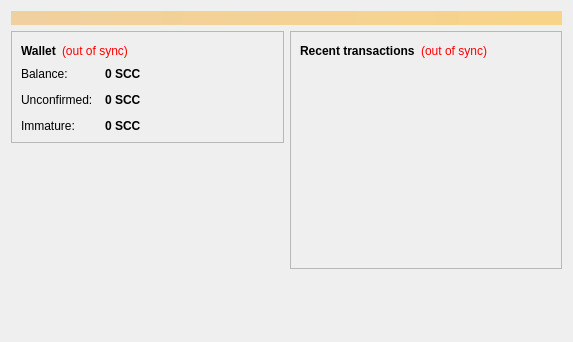
<?xml version="1.0" encoding="UTF-8"?>
<ui version="4.0">
 <class>OverviewPage</class>
 <widget class="QWidget" name="OverviewPage">
  <property name="geometry">
   <rect>
    <x>0</x>
    <y>0</y>
    <width>573</width>
    <height>342</height>
   </rect>
  </property>
  <property name="windowTitle">
   <string>Form</string>
  </property>
  <layout class="QVBoxLayout" name="topLayout">
   <item>
    <widget class="QLabel" name="labelAlerts">
     <property name="visible">
      <bool>false</bool>
     </property>
     <property name="styleSheet">
      <string notr="true">background-color: qlineargradient(x1: 0, y1: 0, x2: 1, y2: 0, stop:0 #F0D0A0, stop:1 #F8D488); color:#000000;</string>
     </property>
     <property name="wordWrap">
      <bool>true</bool>
     </property>
     <property name="margin">
      <number>3</number>
     </property>
    </widget>
   </item>
   <item>
    <layout class="QHBoxLayout" name="horizontalLayout" stretch="1,1">
     <item>
      <layout class="QVBoxLayout" name="verticalLayout_2">
       <item>
        <widget class="QFrame" name="frame">
         <property name="frameShape">
          <enum>QFrame::StyledPanel</enum>
         </property>
         <property name="frameShadow">
          <enum>QFrame::Raised</enum>
         </property>
         <layout class="QVBoxLayout" name="verticalLayout_4">
          <item>
           <layout class="QHBoxLayout" name="horizontalLayout_4">
            <item>
             <widget class="QLabel" name="label_5">
              <property name="font">
               <font>
                <weight>75</weight>
                <bold>true</bold>
               </font>
              </property>
              <property name="text">
               <string>Wallet</string>
              </property>
             </widget>
            </item>
            <item>
             <widget class="QLabel" name="labelWalletStatus">
              <property name="toolTip">
               <string>The displayed information may be out of date. Your wallet automatically synchronizes with the Securechatcoin network after a connection is established, but this process has not completed yet.</string>
              </property>
              <property name="styleSheet">
               <string notr="true">QLabel { color: red; }</string>
              </property>
              <property name="text">
               <string notr="true">(out of sync)</string>
              </property>
              <property name="alignment">
               <set>Qt::AlignLeading|Qt::AlignLeft|Qt::AlignVCenter</set>
              </property>
             </widget>
            </item>
            <item>
             <spacer name="horizontalSpacer_2">
              <property name="orientation">
               <enum>Qt::Horizontal</enum>
              </property>
              <property name="sizeHint" stdset="0">
               <size>
                <width>40</width>
                <height>20</height>
               </size>
              </property>
             </spacer>
            </item>
           </layout>
          </item>
          <item>
           <layout class="QFormLayout" name="formLayout_2">
            <property name="fieldGrowthPolicy">
             <enum>QFormLayout::AllNonFixedFieldsGrow</enum>
            </property>
            <property name="horizontalSpacing">
             <number>12</number>
            </property>
            <property name="verticalSpacing">
             <number>12</number>
            </property>
            <item row="0" column="0">
             <widget class="QLabel" name="label">
              <property name="text">
               <string>Balance:</string>
              </property>
             </widget>
            </item>
            <item row="0" column="1">
             <widget class="QLabel" name="labelBalance">
              <property name="font">
               <font>
                <weight>75</weight>
                <bold>true</bold>
               </font>
              </property>
              <property name="cursor">
               <cursorShape>IBeamCursor</cursorShape>
              </property>
              <property name="toolTip">
               <string>Your current balance</string>
              </property>
              <property name="text">
               <string notr="true">0 SCC</string>
              </property>
              <property name="textInteractionFlags">
               <set>Qt::LinksAccessibleByMouse|Qt::TextSelectableByKeyboard|Qt::TextSelectableByMouse</set>
              </property>
             </widget>
            </item>
            <item row="1" column="0">
             <widget class="QLabel" name="label_3">
              <property name="text">
               <string>Unconfirmed:</string>
              </property>
             </widget>
            </item>
            <item row="1" column="1">
             <widget class="QLabel" name="labelUnconfirmed">
              <property name="font">
               <font>
                <weight>75</weight>
                <bold>true</bold>
               </font>
              </property>
              <property name="cursor">
               <cursorShape>IBeamCursor</cursorShape>
              </property>
              <property name="toolTip">
               <string>Total of transactions that have yet to be confirmed, and do not yet count toward the current balance</string>
              </property>
              <property name="text">
               <string notr="true">0 SCC</string>
              </property>
              <property name="textInteractionFlags">
               <set>Qt::LinksAccessibleByMouse|Qt::TextSelectableByKeyboard|Qt::TextSelectableByMouse</set>
              </property>
             </widget>
            </item>
            <item row="2" column="0">
             <widget class="QLabel" name="labelImmatureText">
              <property name="text">
               <string>Immature:</string>
              </property>
             </widget>
            </item>
            <item row="2" column="1">
             <widget class="QLabel" name="labelImmature">
              <property name="font">
               <font>
                <weight>75</weight>
                <bold>true</bold>
               </font>
              </property>
              <property name="toolTip">
               <string>Mined balance that has not yet matured</string>
              </property>
              <property name="text">
               <string notr="true">0 SCC</string>
              </property>
              <property name="textInteractionFlags">
               <set>Qt::LinksAccessibleByMouse|Qt::TextSelectableByKeyboard|Qt::TextSelectableByMouse</set>
              </property>
             </widget>
            </item>
           </layout>
          </item>
         </layout>
        </widget>
       </item>
       <item>
        <spacer name="verticalSpacer">
         <property name="orientation">
          <enum>Qt::Vertical</enum>
         </property>
         <property name="sizeHint" stdset="0">
          <size>
           <width>20</width>
           <height>40</height>
          </size>
         </property>
        </spacer>
       </item>
      </layout>
     </item>
     <item>
      <layout class="QVBoxLayout" name="verticalLayout_3">
       <item>
        <widget class="QFrame" name="frame_2">
         <property name="frameShape">
          <enum>QFrame::StyledPanel</enum>
         </property>
         <property name="frameShadow">
          <enum>QFrame::Raised</enum>
         </property>
         <layout class="QVBoxLayout" name="verticalLayout">
          <item>
           <layout class="QHBoxLayout" name="horizontalLayout_2">
            <item>
             <widget class="QLabel" name="label_4">
              <property name="text">
               <string>&lt;b&gt;Recent transactions&lt;/b&gt;</string>
              </property>
             </widget>
            </item>
            <item>
             <widget class="QLabel" name="labelTransactionsStatus">
              <property name="toolTip">
               <string>The displayed information may be out of date. Your wallet automatically synchronizes with the Securechatcoin network after a connection is established, but this process has not completed yet.</string>
              </property>
              <property name="styleSheet">
               <string notr="true">QLabel { color: red; }</string>
              </property>
              <property name="text">
               <string notr="true">(out of sync)</string>
              </property>
              <property name="alignment">
               <set>Qt::AlignRight|Qt::AlignTrailing|Qt::AlignVCenter</set>
              </property>
             </widget>
            </item>
            <item>
             <spacer name="horizontalSpacer">
              <property name="orientation">
               <enum>Qt::Horizontal</enum>
              </property>
              <property name="sizeHint" stdset="0">
               <size>
                <width>40</width>
                <height>20</height>
               </size>
              </property>
             </spacer>
            </item>
           </layout>
          </item>
          <item>
           <widget class="QListView" name="listTransactions">
            <property name="styleSheet">
             <string notr="true">QListView { background: transparent; }</string>
            </property>
            <property name="frameShape">
             <enum>QFrame::NoFrame</enum>
            </property>
            <property name="verticalScrollBarPolicy">
             <enum>Qt::ScrollBarAlwaysOff</enum>
            </property>
            <property name="horizontalScrollBarPolicy">
             <enum>Qt::ScrollBarAlwaysOff</enum>
            </property>
            <property name="selectionMode">
             <enum>QAbstractItemView::NoSelection</enum>
            </property>
           </widget>
          </item>
         </layout>
        </widget>
       </item>
       <item>
        <spacer name="verticalSpacer_2">
         <property name="orientation">
          <enum>Qt::Vertical</enum>
         </property>
         <property name="sizeHint" stdset="0">
          <size>
           <width>20</width>
           <height>40</height>
          </size>
         </property>
        </spacer>
       </item>
      </layout>
     </item>
    </layout>
   </item>
  </layout>
 </widget>
 <resources/>
 <connections/>
</ui>
